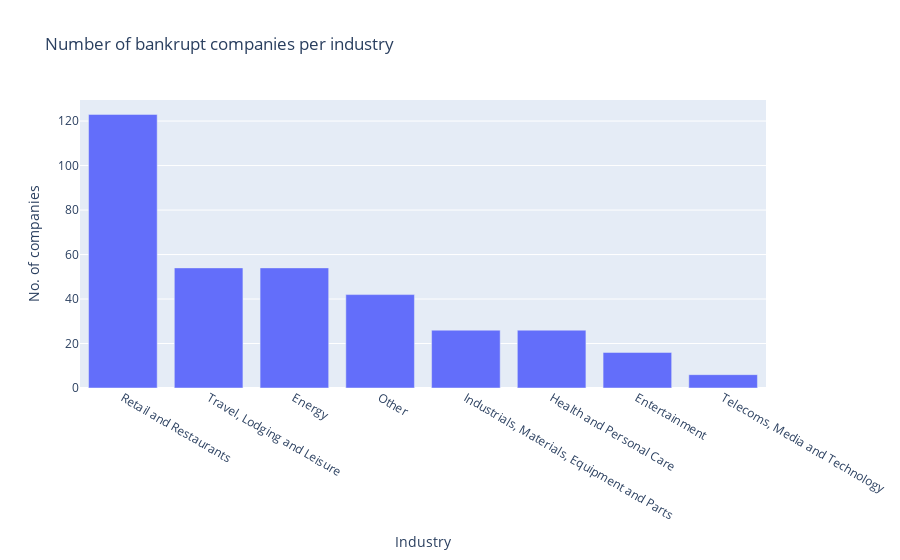

Notebook cell for this chart:
### Code cell
# Grouping data by industry to display most affected industry counting companies
g_data = c_dataset.groupby('Industry')
count_ind = g_data['Company'].count().sort_values(ascending = False)
display(type(count_ind))

# Plotting outcome of the industries
count_ind_df = count_ind.to_frame()
count_ind_df.columns = ['No. of companies']
display(count_ind_df)

# Proposed: Plot Assets by industry
plotly_count_ind = px.bar(count_ind_df, y='No. of companies', title= 'Number of bankrupt companies per industry')
plotly_count_ind.show()

### Figure 1 — Plotly figure (JSON) as saved in the notebook; plotly's stock layout.template omitted (floating-point values rounded to 4 significant figures)
{"data": [{"alignmentgroup": "True", "hovertemplate": "Industry=%{x}<br>No. of companies=%{y}<extra></extra>", "legendgroup": "", "marker": {"color": "#636efa"}, "name": "", "offsetgroup": "", "orientation": "v", "showlegend": false, "textposition": "auto", "type": "bar", "x": ["Retail and Restaurants", "Travel, Lodging and Leisure", "Energy", "Other", "Industrials, Materials, Equipment and Parts", "Health and Personal Care", "Entertainment", "Telecoms, Media and Technology"], "xaxis": "x", "y": [123, 54, 54, 42, 26, 26, 16, 6], "yaxis": "y"}], "layout": {"barmode": "relative", "legend": {"tracegroupgap": 0}, "title": {"text": "Number of bankrupt companies per industry"}, "xaxis": {"anchor": "y", "domain": [0, 1], "title": {"text": "Industry"}}, "yaxis": {"anchor": "x", "domain": [0, 1], "title": {"text": "No. of companies"}}}}
